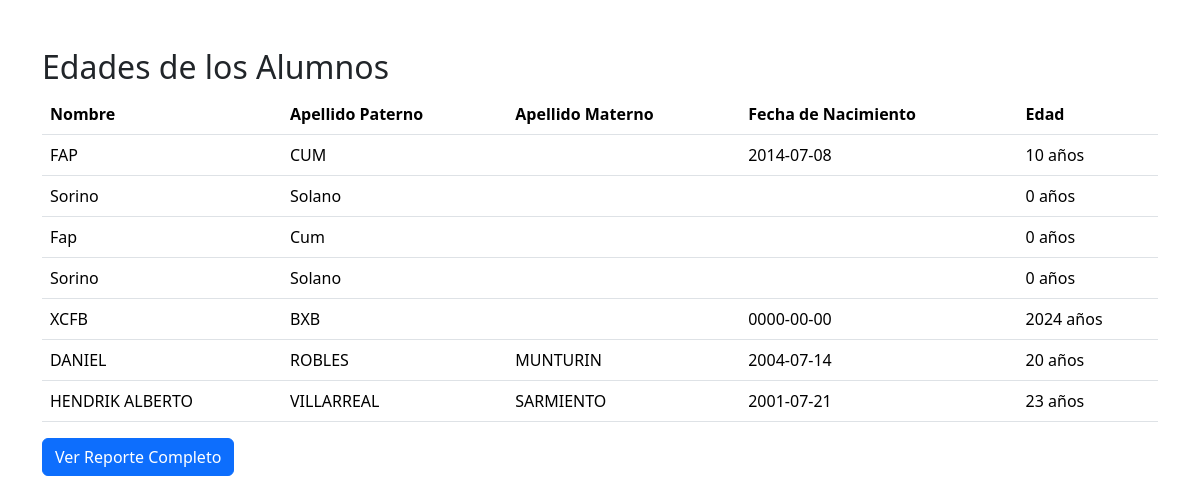
The app's page /reportes/edad_alumno.php with its own data.
### tables this page shows
CREATE TABLE IF NOT EXISTS `alumnos` (
  `id_alumno` bigint NOT NULL AUTO_INCREMENT,
  `matricula` bigint DEFAULT NULL,
  `nombre_alumno` varchar(30) NOT NULL,
  `apellido_paterno` varchar(20) NOT NULL,
  `apellido_materno` varchar(20) DEFAULT NULL,
  `semestre` int DEFAULT NULL,
  `status` varchar(15) DEFAULT NULL,
  `CURP` varchar(18) DEFAULT NULL,
  `genero` varchar(20) DEFAULT NULL,
  `edad` int DEFAULT NULL,
  `fecha_naci` date DEFAULT NULL,
  `lugar_nacimiento` varchar(30) DEFAULT NULL,
  `nacionalidad` varchar(30) DEFAULT NULL,
  `ayuda_español` tinyint(1) DEFAULT NULL,
  `telefono` varchar(15) DEFAULT NULL,
  `correo` varchar(50) DEFAULT NULL,
  `secundaria_egreso` varchar(50) DEFAULT NULL,
  `promedio_secundaria` double(4,2) DEFAULT NULL,
  `sangre` varchar(12) DEFAULT NULL,
  `beca_bancomer` tinyint(1) DEFAULT NULL,
  `nss` tinyint(1) DEFAULT NULL,
  `nss_numero` bigint NOT NULL,
  `issste` tinyint(1) NOT NULL,
  `issste_numero` bigint NOT NULL,
  `discapacidad_mo_psi` tinyint(1) DEFAULT NULL,
  `detalles_discapacidad` varchar(100) DEFAULT NULL,
  `documento_validacion_discapacidad` tinyint(1) DEFAULT NULL,
  `alergia` tinyint(1) DEFAULT NULL,
  `detalles_alergias` varchar(100) DEFAULT NULL,
  `requiere_medicacion` tinyint(1) DEFAULT NULL,
  `medicacion_necesaria` varchar(100) DEFAULT NULL,
  `lentes_graduados` tinyint(1) DEFAULT NULL,
  `aparatos_asistencia` tinyint(1) DEFAULT NULL,
  `detalles_aparatos_asistencia` varchar(100) DEFAULT NULL,
  `calle_numero` varchar(100) DEFAULT NULL,
  `colonia` varchar(50) DEFAULT NULL,
  `codigo_postal` int DEFAULT NULL,
  `dispositivo_internet` tinyint(1) DEFAULT NULL,
  `numero_dispositivos` int DEFAULT NULL,
  `nombre_tutor` varchar(100) DEFAULT NULL,
  `telefono_tutor` varchar(15) DEFAULT NULL,
  `nombre_madre` varchar(100) DEFAULT NULL,
  `telefono_madre` varchar(15) DEFAULT NULL,
  `nombre_padre` varchar(100) DEFAULT NULL,
  `telefono_padre` varchar(15) DEFAULT NULL,
  `EP_acta_nacimiento` tinyint(1) DEFAULT NULL,
  `EP_CURP` tinyint(1) DEFAULT NULL,
  `EP_comprobante_domicilio` tinyint(1) DEFAULT NULL,
  `EP_nss_issste` tinyint(1) DEFAULT NULL,
  `EP_certificado_secundaria` tinyint(1) DEFAULT NULL,
  `EP_ficha_psicopedagogica` tinyint(1) DEFAULT NULL,
  `EP_ficha_buena_conducta` tinyint(1) DEFAULT NULL,
  `EP_fotografias` tinyint(1) DEFAULT NULL,
  `EP_autenticacion_secundaria` tinyint(1) DEFAULT NULL,
  `observaciones` varchar(200) DEFAULT NULL,
  `id_grupo` int NOT NULL,
  `id_especialidad` int NOT NULL,
  PRIMARY KEY (`id_alumno`),
  KEY `id_grupo` (`id_grupo`,`id_especialidad`),
  KEY `id_especialidad` (`id_especialidad`)
);

### reportes/edad_alumno.php (the view, shortened to what this page needs)
<!doctype html>
<html lang="es">
<head>
  <link href="https://cdn.jsdelivr.net/npm/bootstrap@5.3.3/dist/css/bootstrap.min.css" rel="stylesheet">
</head>
<body>
  <div class="container mt-5">
    <h2>Edades de los Alumnos</h2>
    <?php
    $objeto = new Conexion();
    $conexion = $objeto->Conectar();
    $sql = $conexion->query("SELECT nombre_alumno, apellido_paterno, apellido_materno, fecha_naci FROM alumnos");
    if ($sql->rowCount() > 0) {
        echo "<table class='table'>";
        echo "<thead><tr><th>Nombre</th><th>Apellido Paterno</th><th>Apellido Materno</th><th>Fecha de Nacimiento</th><th>Edad</th></tr></thead><tbody>";
        while ($row = $sql->fetch(PDO::FETCH_ASSOC)) {
            $nombre_alumno = $row['nombre_alumno'];
            $apellido_paterno = $row['apellido_paterno'];
            $apellido_materno = $row['apellido_materno'];
            $fecha_naci = $row['fecha_naci'];
            $fecha_nacimiento = new DateTime($fecha_naci);
            $fecha_actual = new DateTime();
            $edad = $fecha_actual->diff($fecha_nacimiento)->y;
            echo "<tr>";
            echo "<td>" . htmlspecialchars($nombre_alumno) . "</td>";
            echo "<td>" . htmlspecialchars($apellido_paterno) . "</td>";
            echo "<td>" . htmlspecialchars($apellido_materno) . "</td>";
            echo "<td>" . htmlspecialchars($fecha_naci) . "</td>";
            echo "<td>" . htmlspecialchars($edad) . " años</td>";
            echo "</tr>";
        }
        echo "</tbody></table>";
    } else {
        echo "<p>No se encontraron alumnos.</p>";
    }
    ?>
    <form action="reporte_edad.php" method="GET">
        <button type="submit" class="btn btn-primary">Ver Reporte Completo</button>
    </form>
  </div>
</body>
</html>

### records on screen
alumnos: nombre_alumno "FAP", apellido_paterno "CUM", fecha_naci "2014-07-08"
alumnos: nombre_alumno "Sorino", apellido_paterno "Solano"
alumnos: nombre_alumno "Fap", apellido_paterno "Cum"
alumnos: nombre_alumno "Sorino", apellido_paterno "Solano"
alumnos: nombre_alumno "XCFB", apellido_paterno "BXB", fecha_naci "0000-00-00"
alumnos: nombre_alumno "DANIEL", apellido_paterno "ROBLES", apellido_materno "MUNTURIN", fecha_naci "2004-07-14"
alumnos: nombre_alumno "HENDRIK ALBERTO", apellido_paterno "VILLARREAL", apellido_materno "SARMIENTO", fecha_naci "2001-07-21"
